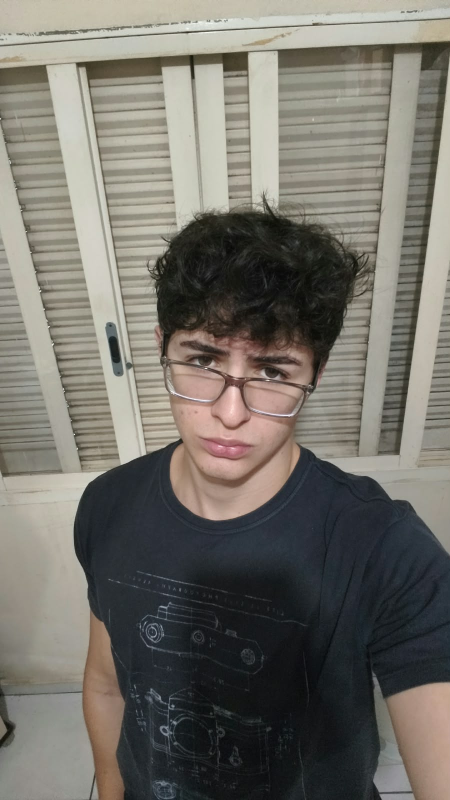
#> input picture assets/entrada.jpeg, 900 x 1600 px (shown at 1/2 size)
$ python binarizacao.py
#> lines starting #> are read from the running program, lines starting #| are printed output that depends on the picture; after the words box and inside, x2 and y2 are one past the last pixel; in counts of white or black regions, pixels touching at a corner belong together
import os
import sys
import cv2
import numpy as np

# =============================================================================
# 1. PARÂMETROS E CONFIGURAÇÕES DO ALGORITMO
# =============================================================================

# Caminho da imagem de entrada
CAMINHO_IMAGEM = "/home/rafa/Imagens/Eu/WhatsApp Image 2026-11-11 at 19.29.30.jpeg"

VALOR_LIMIAR = 120

# Valor atribuído aos pixels que superam o limiar (255 = Branco máximo)
VALOR_MAXIMO = 255

# Tamanho do Kernel da Suavização Gaussiana (deve ser ímpar, ex: (3,3), (5,5), (7,7))
KERNEL_GAUSSIANO = (5, 5)

# Fator de escala para redimensionar a imagem na tela e caber no monitor (original é 1600x900)
FATOR_ESCALA = 0.5


def main():
    print("=" * 70)
    print("   PIPELINE DE VISÃO COMPUTACIONAL: BINARIZAÇÃO DE IMAGEM")
    print("=" * 70)

    print(f"\n[Etapa 1] Carregando a imagem em:\n -> {CAMINHO_IMAGEM}")

    caminho_final = CAMINHO_IMAGEM
    if not os.path.exists(caminho_final):
        # Fallback para execucao em outros ambientes ou clone do repositorio
        caminho_fallback = os.path.join(os.path.dirname(os.path.abspath(__file__)), "assets", "entrada.jpeg")
        if os.path.exists(caminho_fallback):
            print(f"[AVISO] Caminho original nao encontrado. Utilizando imagem local de assets:\n -> {caminho_fallback}")
            caminho_final = caminho_fallback
        else:
            print(f"[ERRO] O arquivo nao existe no caminho especificado: {CAMINHO_IMAGEM}")
            sys.exit(1)

    imagem_colorida = cv2.imread(caminho_final)
#> imagem_colorida is the input picture: shape (1600, 900, 3); mean B, G, R 105.6, 112.9, 115.9

    # Verificação simples caso a imagem não tenha sido carregada (arquivo corrompido ou sem permissão)
    if imagem_colorida is None:
        print("[ERRO] Falha ao carregar a imagem. Verifique o formato ou permissões do arquivo.")
        sys.exit(1)

    altura_orig, largura_orig, canais = imagem_colorida.shape
#> altura_orig = 1600; largura_orig = 900; canais = 3
    print(f"[OK] Imagem carregada com sucesso! Resolução: {largura_orig}x{altura_orig} | Canais: {canais}")
#| [OK] Imagem carregada com sucesso! Resolução: 900x1600 | Canais: 3


    # variando de 0 (preto absoluto) a 255 (branco absoluto).
    print("\n[Etapa 2] Convertendo para escala de cinza (cv2.COLOR_BGR2GRAY)...")
    imagem_cinza = cv2.cvtColor(imagem_colorida, cv2.COLOR_BGR2GRAY)
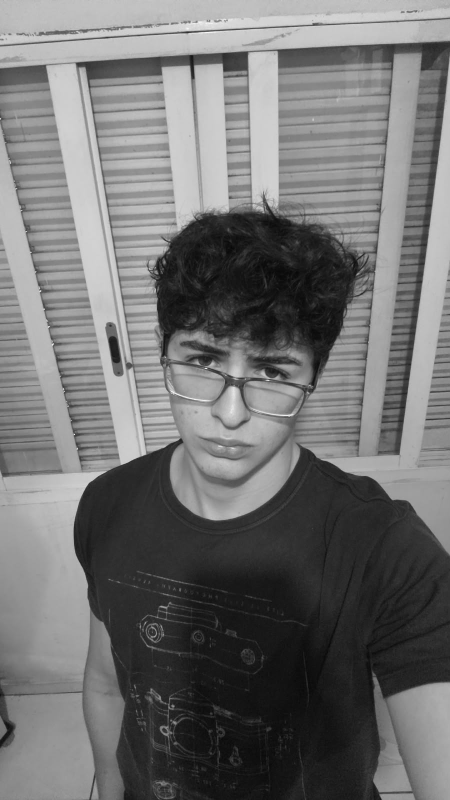
#> imagem_cinza: shape (1600, 900) (shown at 1/2 size); min 5, max 254, mean 113
    print(f"[OK] Conversão concluída. Matriz de intensidade: {imagem_cinza.shape}")
#| [OK] Conversão concluída. Matriz de intensidade: (1600, 900)


    print(f"\n[Etapa 3] Aplicando suavização Gaussiana (cv2.GaussianBlur, Kernel: {KERNEL_GAUSSIANO})...")
    imagem_suavizada = cv2.GaussianBlur(imagem_cinza, KERNEL_GAUSSIANO, 0)
    print("[OK] Suavização concluída com sucesso.")


    print(f"\n[Etapa 4] Aplicando limiarização (Threshold = {VALOR_LIMIAR}, Máximo = {VALOR_MAXIMO})...")
    _, binarizada = cv2.threshold(imagem_suavizada, VALOR_LIMIAR, VALOR_MAXIMO, cv2.THRESH_BINARY)
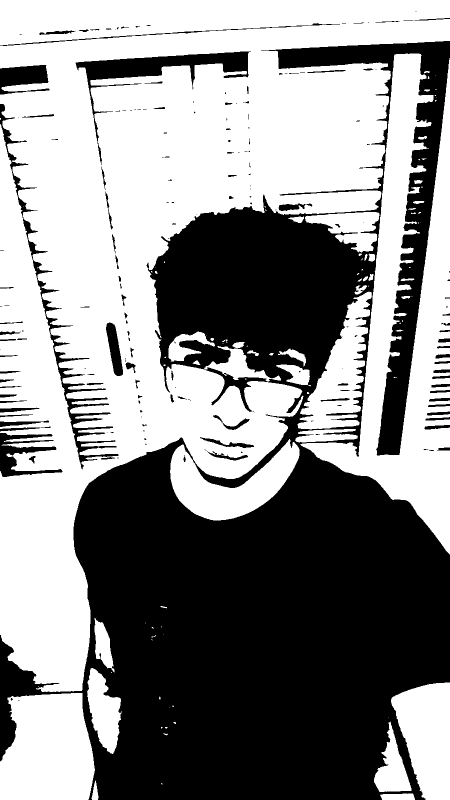
#> binarizada: shape (1600, 900) (shown at 1/2 size); 55% white; 193 black regions (97 under 20 px), largest, box (x1, y1, x2, y2) and area: (0, 302, 900, 1600) 554447, (522, 82, 900, 911) 48752, (151, 103, 502, 330) 11806
    _, binarizada_inv = cv2.threshold(imagem_suavizada, VALOR_LIMIAR, VALOR_MAXIMO, cv2.THRESH_BINARY_INV)
    print("[OK] Imagens binarizada (direta) e binarizada_inv (invertida) geradas.")

    print("\n[Etapa 5] Criando composição visual comparativa com np.hstack e np.vstack...")

    cinza_bgr = cv2.cvtColor(imagem_cinza, cv2.COLOR_GRAY2BGR)
    suavizada_bgr = cv2.cvtColor(imagem_suavizada, cv2.COLOR_GRAY2BGR)
    binarizada_bgr = cv2.cvtColor(binarizada, cv2.COLOR_GRAY2BGR)
    binarizada_inv_bgr = cv2.cvtColor(binarizada_inv, cv2.COLOR_GRAY2BGR)

    # Função auxiliar para desenhar uma barra de título legível no topo de cada quadrante
    def rotular(img, rotulo, cor_texto=(0, 255, 0)):
#> called with rotulo = '1. Imagem Original (Colorida)', cor_texto = (255, 255, 255)
        canvas = img.copy()
        cv2.rectangle(canvas, (0, 0), (canvas.shape[1], 80), (15, 15, 15), -1)
        cv2.putText(canvas, rotulo, (20, 52), cv2.FONT_HERSHEY_SIMPLEX, 1.05, cor_texto, 2, cv2.LINE_AA)
        return canvas

    q1_orig = rotular(imagem_colorida, "1. Imagem Original (Colorida)", (255, 255, 255))
    q2_suav = rotular(suavizada_bgr, f"2. Cinza Suavizada (Gauss {KERNEL_GAUSSIANO})", (200, 200, 200))
    q3_bin = rotular(binarizada_bgr, f"3. Binarizada (THRESH_BINARY = {VALOR_LIMIAR})", (0, 255, 255))
    q4_inv = rotular(binarizada_inv_bgr, f"4. Binarizada (THRESH_BINARY_INV = {VALOR_LIMIAR})", (0, 200, 255))
#> call 4 of rotular, with rotulo = '4. Binarizada (THRESH_BINARY_INV = 120)', cor_texto = (0, 200, 255)
#> in rotular (call 4), `cv2.putText(canvas, rotulo, (20, 52), cv2.FONT_HERSHEY_SIMPLEX, 1.05, ..`:
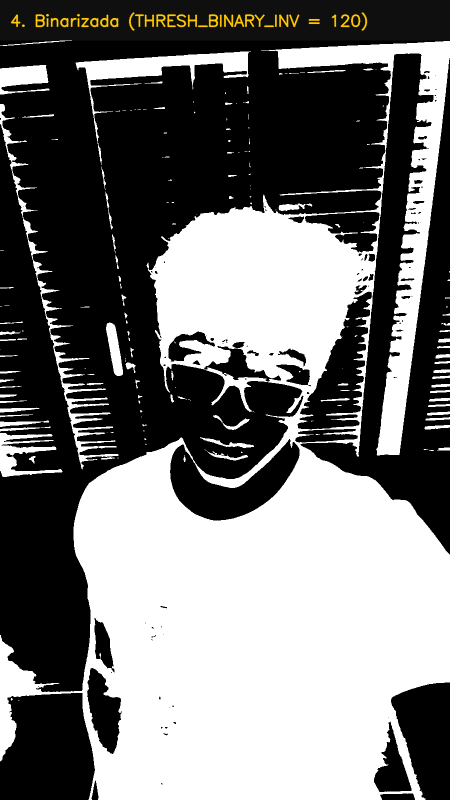
#> canvas: shape (1600, 900, 3) (shown at 1/2 size); mean B, G, R 115.2, 116, 116.2

    # Composição: Linha 1 (Superior) com np.hstack
    linha_superior = np.hstack([q1_orig, q2_suav])
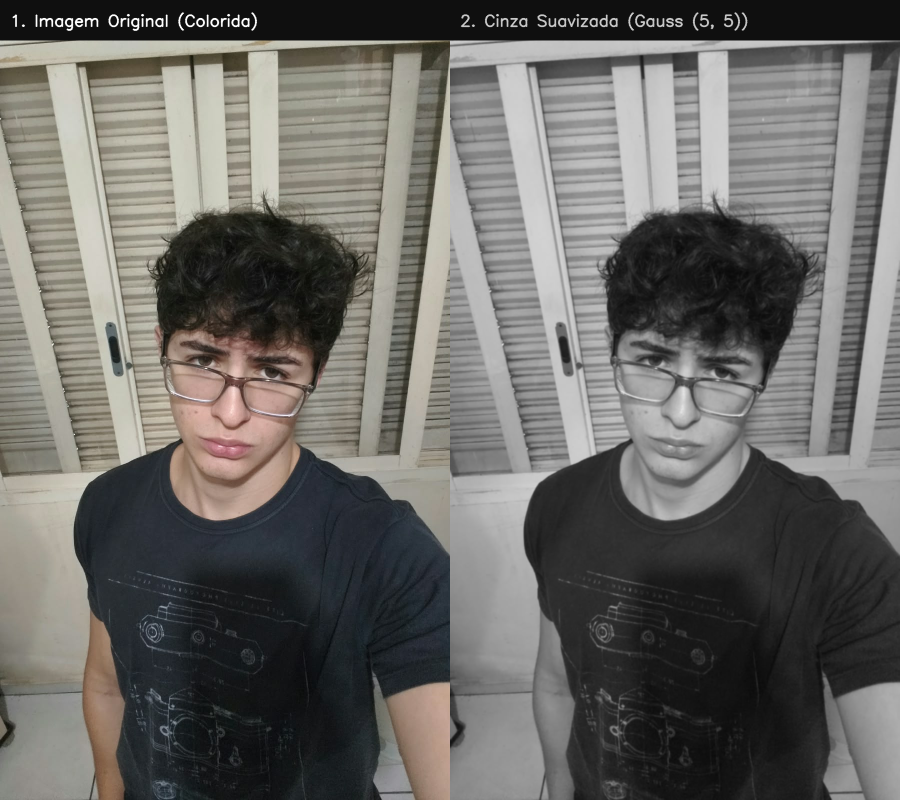
#> linha_superior: shape (1600, 1800, 3) (shown at 1/2 size); mean B, G, R 101.4, 104.7, 106.2

    # Composição: Linha 2 (Inferior) com np.hstack
    linha_inferior = np.hstack([q3_bin, q4_inv])
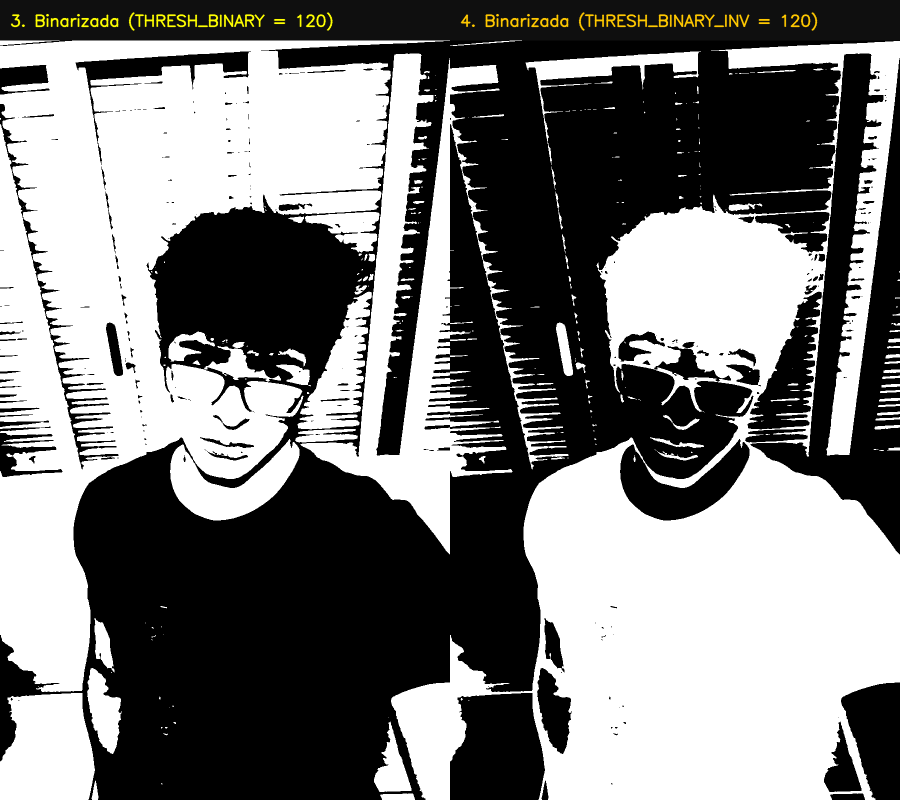
#> linha_inferior: shape (1600, 1800, 3) (shown at 1/2 size); mean B, G, R 121.7, 122.6, 122.7

    # Painel completo 2x2 com np.vstack
    painel_2x2 = np.vstack([linha_superior, linha_inferior])
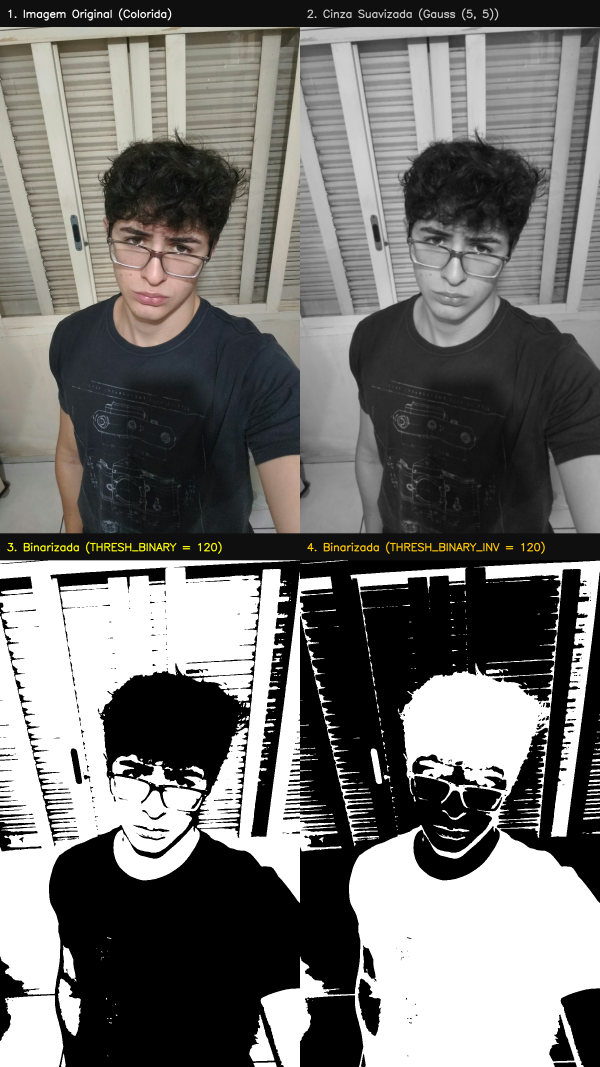
#> painel_2x2: shape (3200, 1800, 3) (shown at 1/3 size); mean B, G, R 111.6, 113.7, 114.4

    # Redimensiona o painel para caber perfeitamente no monitor sem cortes
    largura_display = int(painel_2x2.shape[1] * FATOR_ESCALA)
#> largura_display = 900
    altura_display = int(painel_2x2.shape[0] * FATOR_ESCALA)
#> altura_display = 1600
    painel_final = cv2.resize(painel_2x2, (largura_display, altura_display), interpolation=cv2.INTER_AREA)
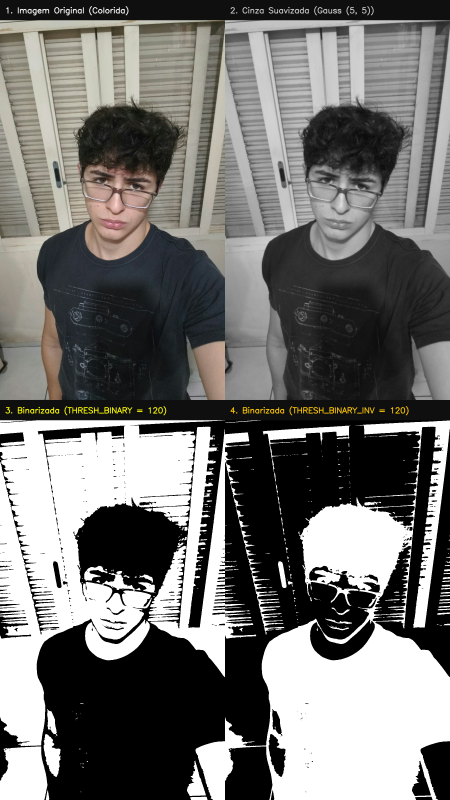
#> painel_final: shape (1600, 900, 3) (shown at 1/2 size); mean B, G, R 111.6, 113.7, 114.5

    # Salva o resultado em disco
    diretorio_atual = os.path.dirname(os.path.abspath(__file__))
    caminho_salvo = os.path.join(diretorio_atual, "resultado_comparativo.png")
    cv2.imwrite(caminho_salvo, painel_final)
    print(f"[OK] Painel comparativo salvo com sucesso em:\n -> {caminho_salvo}")


    titulo_janela = "Visao Computacional - Binarizacao de Imagem (OpenCV)"
    print(f"\n[Etapa 6] Exibindo janela de resultados: '{titulo_janela}'...")

    # Se estiver em ambiente gráfico (desktop ativo), exibe a janela normalmente
    if os.environ.get("DISPLAY"):
        try:
            cv2.namedWindow(titulo_janela, cv2.WINDOW_AUTOSIZE)
            cv2.imshow(titulo_janela, painel_final)

            print("\n>>> Pressione QUALQUER TECLA na janela para fechar o programa...")
            cv2.waitKey(0)
            cv2.destroyAllWindows()
            print("[OK] Janelas finalizadas com sucesso.")
        except cv2.error as erro:
            print(f"[AVISO] Interface gráfica não disponível no momento: {erro}")
    else:
        print("[INFO] Variável DISPLAY não configurada (ambiente de terminal headless).")
        print("       Execute o script diretamente no terminal do seu sistema operacional para abrir a janela gráfica.")
        print(f"       A imagem processada pode ser visualizada no arquivo salvo: {caminho_salvo}")

    print("\n" + "=" * 70)
    print("   PIPELINE FINALIZADO COM SUCESSO!")
    print("=" * 70)


if __name__ == "__main__":
    main()
